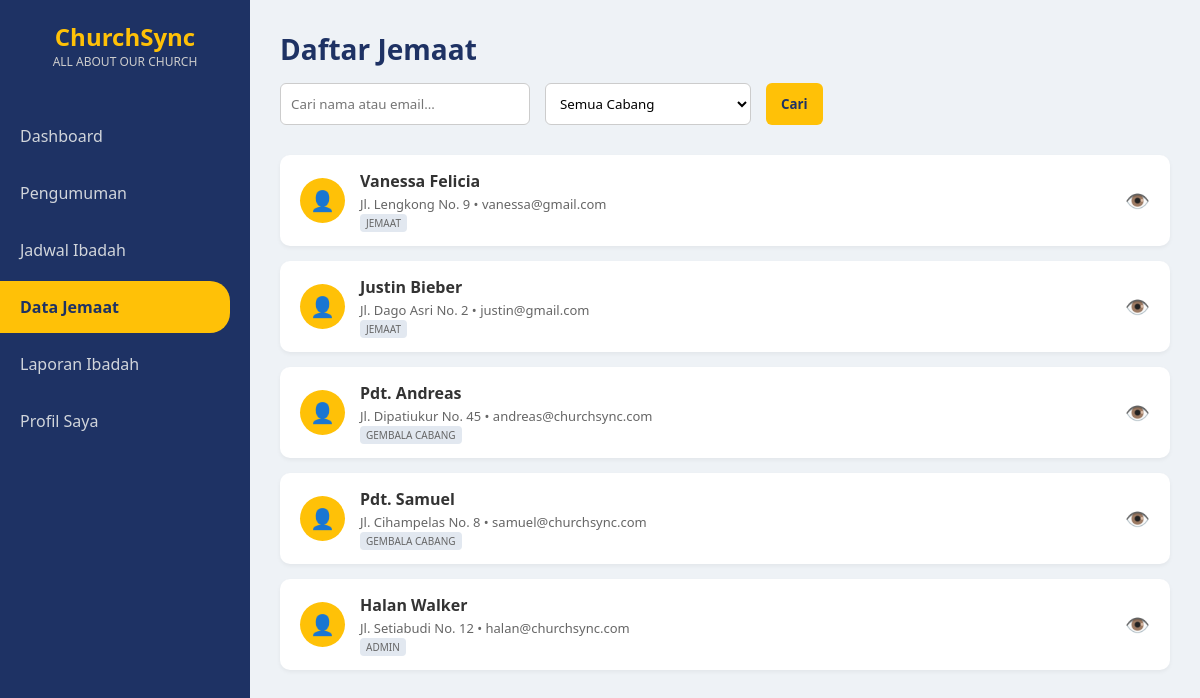
/gembala/data_jemaat_gembala.php (signed in), run on an earlier commit of the app's database.
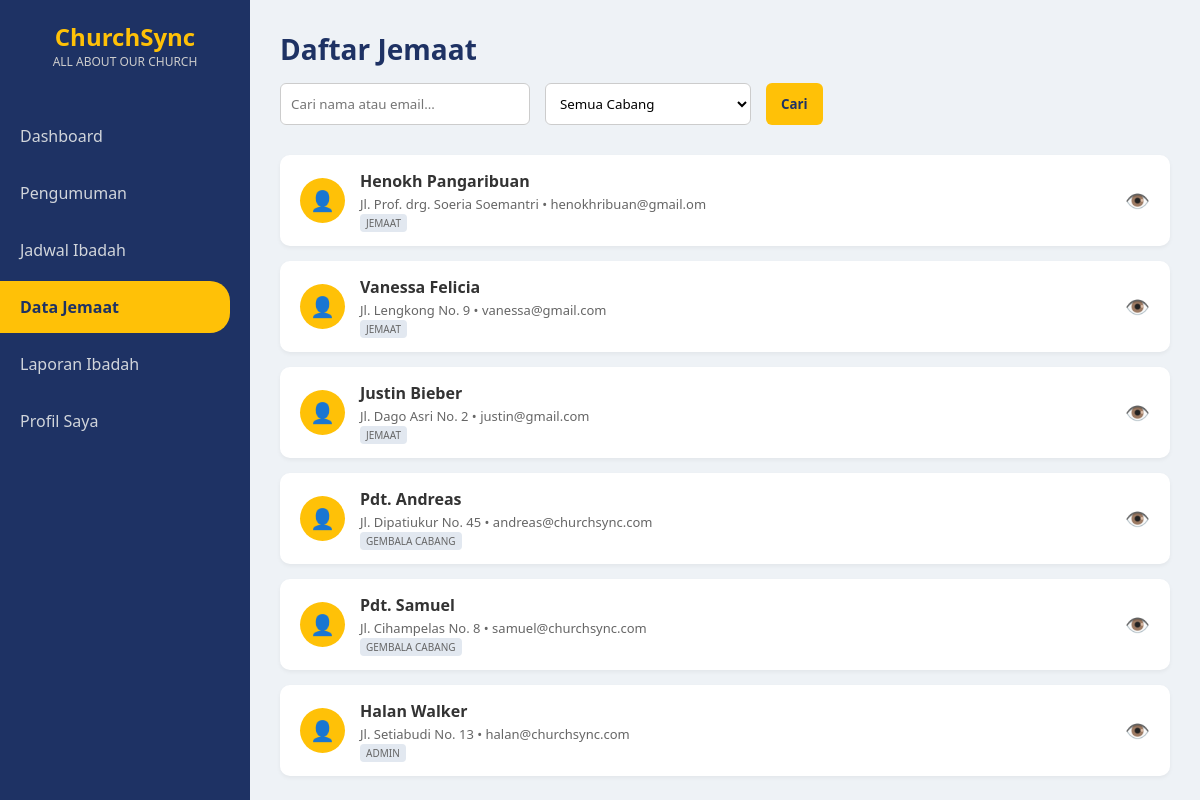
And on a later commit of the database.
### tables this page shows
CREATE TABLE `jemaat` (
  `id_jemaat` int(20) NOT NULL AUTO_INCREMENT,
  `nama_lengkap` varchar(100) NOT NULL,
  `tanggal_lahir` date NOT NULL,
  `no_telp` varchar(100) NOT NULL,
  `alamat` varchar(255) NOT NULL,
  `email` varchar(100) NOT NULL,
  `password` varchar(100) NOT NULL,
  `role` enum('jemaat','gembala_cabang','admin') NOT NULL,
  `id_cabang` int(11) NOT NULL,
  PRIMARY KEY (`id_jemaat`),
  KEY `fk_jemaat_cabang` (`id_cabang`),
  CONSTRAINT `fk_jemaat_cabang` FOREIGN KEY (`id_cabang`) REFERENCES `cabang_gereja` (`id_cabang`)
);

### gembala/data_jemaat_gembala.php (the view, shortened to what this page needs)
<?php
include '../koneksi.php';
$search = $_GET['search'] ?? '';
$where = [];
$where_sql = !empty($where) ? "WHERE " . implode(" AND ", $where) : "";
$query_jemaat = mysqli_query($conn, "
    SELECT j.*, c.nama_cabang
    FROM jemaat j
    LEFT JOIN cabang_gereja c ON j.id_cabang = c.id_cabang
    $where_sql
    ORDER BY j.id_jemaat DESC
");
?>
<!DOCTYPE html>
<html lang="en">
<head>
    <link rel="stylesheet" href="../style.css">
</head>
<body>
    <div class="sidebar">
        <div class="sidebar-logo">ChurchSync<span>ALL ABOUT OUR CHURCH</span></div>
        <nav>
            <a href="dashboard_gembala.php" class="nav-link">Dashboard</a>
            <a href="pengumuman_gembala.php" class="nav-link">Pengumuman</a>
            <a href="jadwal_gembala.php" class="nav-link">Jadwal Ibadah</a>
            <a href="data_jemaat_gembala.php" class="nav-link active">Data Jemaat</a>
            <a href="laporan_ibadah_gembala.php" class="nav-link">Laporan Ibadah</a>
            <a href="profil_gembala.php" class="nav-link">Profil Saya</a>
        </nav>
    </div>
    <div class="content-wrapper">
        <div class="main-content">
            <div class="header-toolbar">
                <div class="page-title">
                    <h2>Daftar Jemaat</h2>
                    <div class="toolbar-actions">
                        <form method="GET" style="display: flex; gap: 15px;">
                        <input type="text" name="search" class="search-box"
                            placeholder="Cari nama atau email..."
                            value="<?= htmlspecialchars($search); ?>">
                        <select name="id_cabang" class="filter-box" onchange="this.form.submit()">
                            <option value="">Semua Cabang</option>
                        </select>
                        <button type="submit" class="btn-add" style="padding: 10px 15px;">Cari</button>
                    </form>
                    </div>
                </div>
            </div>
            <div class="list-container">
                <?php while ($row = mysqli_fetch_assoc($query_jemaat)) { ?>
                    <div class="list-item">
                        <div class="item-info">
                            <div class="avatar">👤</div>
                            <div class="item-text">
                                <h4><?= htmlspecialchars($row['nama_lengkap']); ?></h4>
                                <p>
                                    <?= htmlspecialchars($row['alamat']); ?> • <?= htmlspecialchars($row['email']); ?>
                                    <br>
                                    <span style="font-size: 10px; background: #e2e8f0; padding: 2px 6px; border-radius: 4px; text-transform: uppercase;">
                                        <?= ucwords(str_replace('_', ' ', strtolower($row['role']))); ?>
                                    </span>
                                </p>
                            </div>
                        </div>
                        <button class="btn-view"
                            onclick="viewJemaat(
                                '<?= addslashes($row['nama_lengkap']); ?>',
                                '<?= htmlspecialchars($row['no_telp']); ?>',
                                '<?= htmlspecialchars($row['tanggal_lahir']); ?>',
                                '<?= addslashes($row['alamat']); ?>',
                                '<?= htmlspecialchars($row['email']); ?>',
                                '<?= addslashes($row['nama_cabang']); ?>'
                            )">👁️</button>
                    </div>
                <?php } ?>
            </div>
        </div>
    </div>
</body>
</html>

What changed in the data, as far as the page shows it:
added jemaat: nama_lengkap "Henokh Pangaribuan", alamat "Jl. Prof. drg. Soeria Soemantri", email "henokhribuan@gmail.om", role "JEMAAT"
changed jemaat "Halan Walker": alamat "Jl. Setiabudi No. 12" → "Jl. Setiabudi No. 13"
